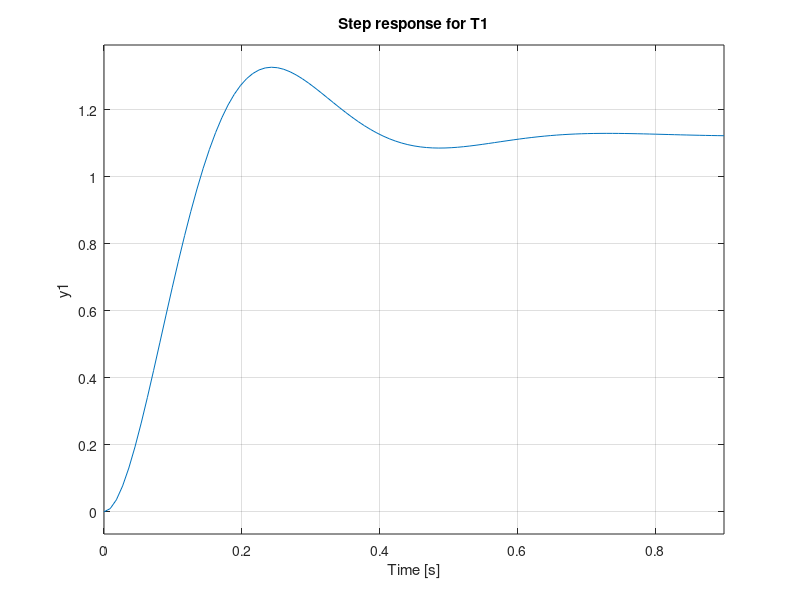

Here is the MATLAB script that generated this plot: (Note: this script raises an error after producing the figure.)
'Test run'
clf
numt1 = [0 0 242]
dent1 = [1 14 215.42]
'T(s1)'
T1 = tf(numt1, dent1)
grid on
step(T1)
title('Step response for T1')
[y1, t1] = step(T1)

numt2 = [0 0 361]
dent2 = [1 4 300];

'T2(s)'
T2 = tf(numt2, dent2)
[y2, t2] = steP(T2);

numt3 = [0 0 362];
dent3 = [1 16 361];
'T3(s)'
T3 = tf(numt3, dent3)
[y3, t3] = step(T3);

clf
%grid on
%plot(t1, y1, 'g-', t3, y3)
%title('Step responses for T1(s) and T2(s)')
%xlabel('Time(ms)')
%ylabel('Normalised response')
%pause
step(T1, T3)